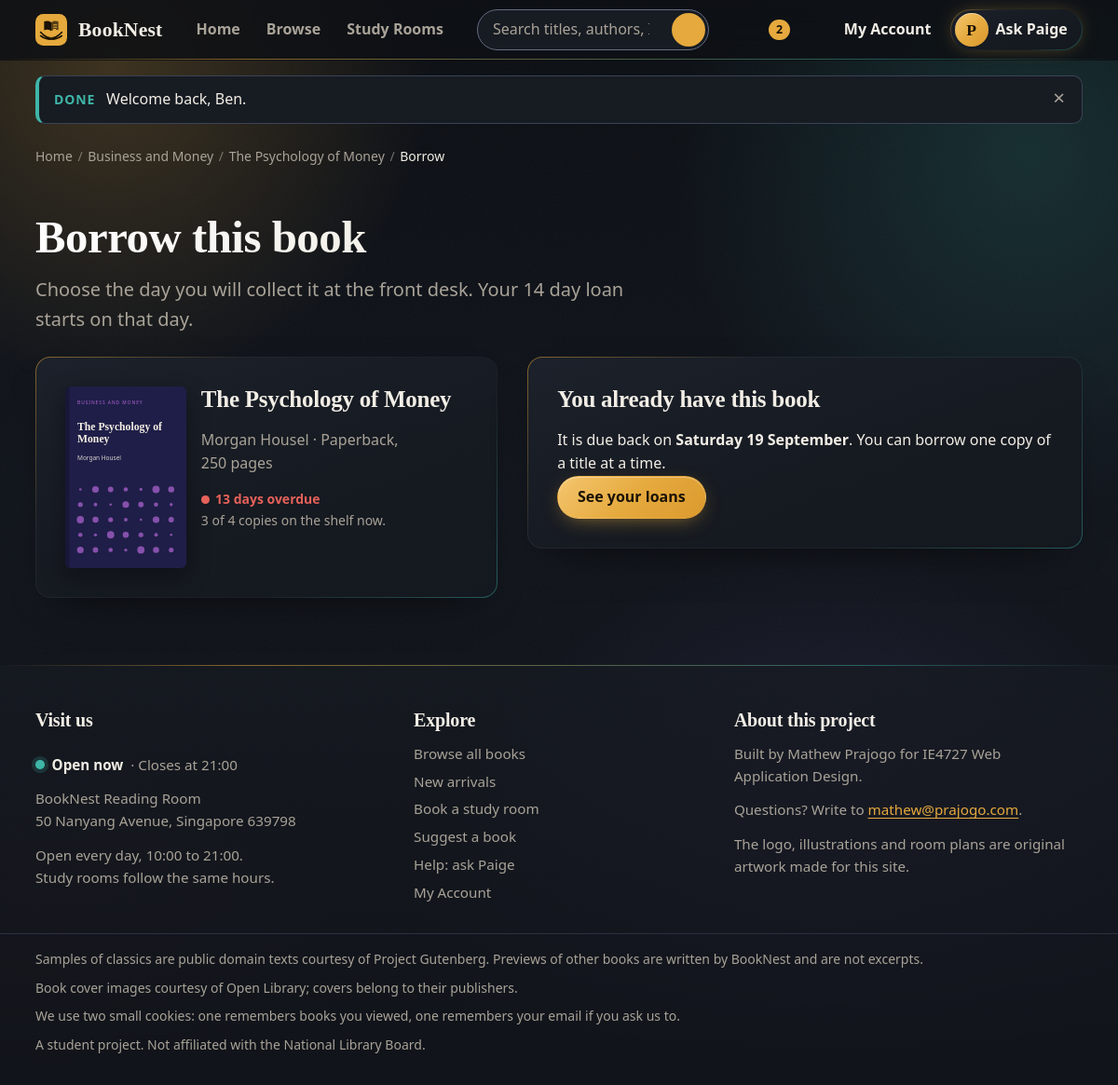
/borrow.php?id=7 (signed in), run on the app's committed database.
### tables this page shows
CREATE TABLE books (
  id             INT UNSIGNED AUTO_INCREMENT PRIMARY KEY,
  serial_no      CHAR(10)     NOT NULL,
  isbn           CHAR(13)     NULL,
  title          VARCHAR(150) NOT NULL,
  author         VARCHAR(100) NOT NULL,
  publisher      VARCHAR(80)  NULL,
  format         VARCHAR(20)  NOT NULL DEFAULT 'Paperback',
  category_id    INT UNSIGNED NOT NULL,
  hook           VARCHAR(200) NOT NULL DEFAULT '',
  synopsis       TEXT         NOT NULL,
  sample_text    LONGTEXT     NULL,
  sample_type    ENUM('excerpt','preview') NOT NULL DEFAULT 'excerpt',
  price          DECIMAL(8,2) NOT NULL DEFAULT 0.00,   
  rating         DECIMAL(2,1) NOT NULL DEFAULT 0.0,
  published_year SMALLINT     NOT NULL,
  pages          SMALLINT UNSIGNED NOT NULL,
  stock          SMALLINT UNSIGNED NOT NULL DEFAULT 0,   
  cover_path     VARCHAR(120) NOT NULL,
  cover_alt      VARCHAR(200) NOT NULL,
  is_featured    TINYINT(1)   NOT NULL DEFAULT 0,
  is_staff_pick  TINYINT(1)   NOT NULL DEFAULT 0,
  status         ENUM('approved','pending','rejected') NOT NULL DEFAULT 'pending',
  added_by       INT UNSIGNED NULL,
  created_at     DATETIME NOT NULL DEFAULT CURRENT_TIMESTAMP,
  UNIQUE KEY uq_books_serial (serial_no),
  KEY ix_books_status_cat (status, category_id),
  KEY ix_books_title (title),
  KEY ix_books_author (author),
  KEY ix_books_isbn (isbn),
  KEY ix_books_created (created_at),
  CONSTRAINT fk_books_category FOREIGN KEY (category_id) REFERENCES categories(id),
  CONSTRAINT fk_books_user FOREIGN KEY (added_by) REFERENCES users(id) ON DELETE SET NULL
);

CREATE TABLE loans (
  id              INT UNSIGNED AUTO_INCREMENT PRIMARY KEY,
  user_id         INT UNSIGNED NOT NULL,
  book_id         INT UNSIGNED NOT NULL,
  collection_date DATE NOT NULL,
  due_date        DATE NOT NULL,
  returned_date   DATE NULL,
  status          ENUM('reserved','active','overdue','returned') NOT NULL DEFAULT 'reserved',
  renewals        TINYINT UNSIGNED NOT NULL DEFAULT 0,
  fee_cleared_at  DATETIME NULL,
  created_at      DATETIME NOT NULL DEFAULT CURRENT_TIMESTAMP,
  KEY ix_loans_book_status (book_id, status),
  KEY ix_loans_user_status (user_id, status),
  KEY ix_loans_status_due (status, due_date),
  KEY ix_loans_created (created_at),
  CONSTRAINT fk_loans_user FOREIGN KEY (user_id) REFERENCES users(id) ON DELETE CASCADE,
  CONSTRAINT fk_loans_book FOREIGN KEY (book_id) REFERENCES books(id)
);

### includes/functions.php (called while the page is built, shortened)
<?php
function e(mixed $value): string
{
    return htmlspecialchars((string) $value, ENT_QUOTES, 'UTF-8');
}
function url(string $path = ''): string
{
    return BASE_URL . ltrim($path, '/');
}
function input_int(array $source, string $key): int
{
    $v = $source[$key] ?? '';
    return (is_string($v) && ctype_digit($v)) ? (int) $v : 0;
}
function long_date(string $date): string
{
    return date('l j F', strtotime($date));
}

### includes/db.php (called while the page is built, shortened)
<?php
function db(): mysqli
{
    static $conn = null;
    if ($conn === null) {
        $conn = new mysqli(DB_HOST, DB_USER, DB_PASS, DB_NAME);
        $conn->set_charset('utf8mb4');
        $conn->query("SET time_zone = '+08:00'");
    }
    return $conn;
}
function db_run(string $sql, array $params = []): mysqli_stmt
{
    $stmt = db()->prepare($sql);
    $stmt->execute($params ? array_values($params) : null);
    return $stmt;
}
function db_all(string $sql, array $params = []): array
{
    return db_run($sql, $params)->get_result()->fetch_all(MYSQLI_ASSOC);
}
function db_one(string $sql, array $params = []): ?array
{
    $row = db_run($sql, $params)->get_result()->fetch_assoc();
    return $row ?: null;
}

### includes/auth.php (called while the page is built, shortened)
<?php
function current_user(): ?array
{
    static $user = false;
    if ($user === false) {
        $user = null;
        if (!empty($_SESSION['uid'])) {
            $user = db_one('SELECT id, full_name, email, role, created_at FROM users WHERE id = ?', [$_SESSION['uid']]);
        }
    }
    return $user;
}
function user_id(): int
{
    return (int) (current_user()['id'] ?? 0);
}
function require_login(string $message = 'Please sign in to continue.'): array
{
    $user = current_user();
    return $user;
}

### borrow.php (the view, shortened to what this page needs)
<?php
$user = require_login('Please sign in to borrow a book. Membership is free.');
$id = input_int($_GET, 'id');
$book = $id ? db_one('SELECT ' . card_columns() . ", b.format, b.pages, c.name AS category, c.slug AS category_slug
                      FROM books b JOIN categories c ON c.id = b.category_id WHERE b.id = ? AND b.status = 'approved'", [$id]) : null;
$loan = my_loans()[$id] ?? null;
$available = (int) $book['stock'] - (int) $book['on_loan'] - (int) $book['held'];
require __DIR__ . '/includes/header.php';
?>
<div class="container">
  <header class="page-head">
    <h1>Borrow this book</h1>
    <p class="lede">Choose the day you will collect it at the front desk. Your <?= LOAN_DAYS ?> day loan starts on that day.</p>
  </header>
  <div class="borrow-grid">
    <aside class="panel borrow-book" aria-labelledby="borrow-book-title">
      <?= cover_img($book, 'borrow-cover', false, 160) ?>
      <div>
        <h2 id="borrow-book-title" class="panel-title"><?= e($book['title']) ?></h2>
        <p class="muted"><?= e($book['author']) ?> · <?= e($book['format']) ?>, <?= (int) $book['pages'] ?> pages</p>
        <p class="avail-line"><?= availability_html($book) ?></p>
        <p class="small muted"><?= max(0, $available) ?> of <?= (int) $book['stock'] ?> <?= (int) $book['stock'] === 1 ? 'copy' : 'copies' ?> on the shelf now.</p>
      </div>
    </aside>
    <?php if ($loan): ?>
    <section class="panel" aria-labelledby="have-title">
      <h2 id="have-title" class="panel-title">You already have this book</h2>
      <p>It is due back on <strong><?= e(long_date($loan['due_date'])) ?></strong>. You can borrow one copy of a title at a time.</p>
      <a class="btn btn-primary" href="<?= e(url('account.php#loans')) ?>">See your loans</a>
    </section>
    <?php endif; ?>
  </div>
</div>
<?php require __DIR__ . '/includes/footer.php'; ?>

### includes/views.php (shortened to what this page needs)
<?php
function icon(string $name, int $size = 20): string
{
    $paths = [
        'search' => '<circle cx="11" cy="11" r="7"/><path d="m20 20-4.2-4.2"/>',
        'books' => '<path d="M4 4h4v16H4zM10 4h4v16h-4z"/><path d="m16 5 3.8-1 2.2 15.4-3.8 1z"/>',
        'queue' => '<circle cx="7" cy="7" r="2.5"/><circle cx="17" cy="7" r="2.5"/><path d="M2.5 19a4.5 4.5 0 0 1 9 0M12.5 19a4.5 4.5 0 0 1 9 0"/>',
        'return' => '<path d="M9 14 4 9l5-5"/><path d="M4 9h10.5a5.5 5.5 0 0 1 0 11H11"/>',
        'user' => '<circle cx="12" cy="8" r="4"/><path d="M4 21a8 8 0 0 1 16 0"/>',
        'menu' => '<path d="M4 7h16M4 12h16M4 17h16"/>',
        'left' => '<path d="m15 5-7 7 7 7"/>',
        'right' => '<path d="m9 5 7 7-7 7"/>',
        'book' => '<path d="M4 5a2 2 0 0 1 2-2h13v16H6a2 2 0 0 0-2 2z"/><path d="M4 21V5"/><path d="M8 7h7"/>',
        'bookmark' => '<path d="M6 3h12v18l-6-4-6 4z"/>',
        'clock' => '<circle cx="12" cy="12" r="9"/><path d="M12 7v5l3 2"/>',
        'check' => '<path d="m5 12 5 5 9-10"/>',
        'x' => '<path d="M6 6l12 12M18 6 6 18"/>',
        'star' => '<path d="m12 3 2.7 5.6 6.1.9-4.4 4.3 1 6.1L12 17l-5.4 2.9 1-6.1-4.4-4.3 6.1-.9z"/>',
        'minus' => '<path d="M6 12h12"/>',
        'lock' => '<rect x="5" y="11" width="14" height="10" rx="2"/><path d="M8 11V7a4 4 0 0 1 8 0v4"/>',
        'pin' => '<path d="M12 21s7-6.2 7-12a7 7 0 0 0-14 0c0 5.8 7 12 7 12z"/><circle cx="12" cy="9" r="2.5"/>',
        'plus' => '<path d="M12 5v14M5 12h14"/>',
        'door' => '<path d="M5 21V4a1 1 0 0 1 1-1h12a1 1 0 0 1 1 1v17"/><path d="M3 21h18"/><circle cx="15" cy="12" r="1"/>',
        'chart' => '<path d="M4 20V10M10 20V4M16 20v-7M22 20H2"/>',
        'mail' => '<rect x="3" y="5" width="18" height="14" rx="2"/><path d="m3 7 9 6 9-6"/>',
    ];
    return '<svg class="icon" width="' . $size . '" height="' . $size . '" viewBox="0 0 24 24" fill="none" stroke="currentColor" stroke-width="1.8" stroke-linecap="round" stroke-linejoin="round" aria-hidden="true" focusable="false">'
        . ($paths[$name] ?? '') . '</svg>';
}
function cover_file(array $book, bool $small = false): string
{
    $base = 'covers/real/' . basename($book['cover_path'], '.svg');
    return is_file(APP_ROOT . '/assets/' . $base . '.jpg') ? $base . '.jpg' : $book['cover_path'];
}
function cover_img(array $book, string $class = '', bool $lazy = true, int $width = 400, bool $card = false): string
{
    $large = cover_file($book);
    $small = cover_file($book, true);
    $src = ($card || $width <= 200) ? $small : $large;
    $srcset = ($card && $small !== $large)
        ? ' srcset="' . e(url('assets/' . $small)) . ' 1x, ' . e(url('assets/' . $large)) . ' 2x"' : '';
    $priority = $lazy ? ' loading="lazy"' : (($card || $width <= 200) ? '' : ' fetchpriority="high"');
    return '<img class="' . e($class) . '" src="' . e(url('assets/' . $src)) . '"' . $srcset . ' alt="' . e($book['cover_alt'])
        . '" width="' . $width . '" height="' . (int) round($width * 1.5) . '"' . $priority . ' decoding="async">';
}
function breadcrumbs(array $items): string
{
    $html = '<nav class="breadcrumbs container" aria-label="Breadcrumb"><ol>';
    $last = count($items) - 1;
    foreach ($items as $i => [$label, $href]) {
        $html .= '<li>' . ($i === $last || !$href
            ? '<span aria-current="page">' . e($label) . '</span>'
            : '<a href="' . e($href) . '">' . e($label) . '</a>') . '</li>';
    }
    return $html . '</ol></nav>';
}
function card_columns(string $alias = 'b'): string
{
    return "$alias.id, $alias.serial_no, $alias.title, $alias.author, $alias.hook, $alias.rating, $alias.stock, $alias.cover_path, $alias.cover_alt, $alias.category_id, $alias.created_at, "
        . availability_columns($alias);
}

### assets/css/base.css (style rules this page uses)
:root { --bg: #0E1116; --surface: #171B22; --elevated: #1F2530; --border: #2A3140; --border-strong: #3A4356; --input-border: #636C82; --text: #F2EEE6; --muted: #A9A398; --accent: #E5A93D; --accent-hover: #F0BC5E; --accent-ink: #1A1204; --teal: #3FB6A8; --teal-ink: #06201D; --danger: #E5615A; --danger-ink: #2A0806; --focus: #7DB7FF; --paper: #F4EDE0; --paper-edge: #E6DCC8; --paper-ink: #2B2620; --glow-amber: 229, 169, 61; --glow-teal: 63, 182, 168; --glow-violet: 124, 104, 222; --glow-rose: 214, 93, 120; --panel-fill: linear-gradient(160deg, #1C212B 0%, #161A21 55%, #14181F 100%); --edge: linear-gradient(140deg, rgba(var(--glow-amber), .55) 0%, rgba(255, 255, 255, .07) 28%, rgba(255, 255, 255, .04) 68%, rgba(var(--glow-teal), .45) 100%); --hairline: linear-gradient(90deg, transparent, rgba(var(--glow-amber), .55) 22%, rgba(var(--glow-teal), .45) 78%, transparent); --font-display: "Iowan Old Style", "Palatino Linotype", Palatino, "Book Antiqua", Georgia, serif; --font-ui: system-ui, -apple-system, "Segoe UI", Roboto, "Helvetica Neue", Arial, sans-serif; --step--1: .875rem; --step-0: 1rem; --step-1: 1.25rem; --step-2: 1.563rem; --step-3: clamp(1.6rem, 1.3rem + 1.2vw, 1.953rem); --step-4: clamp(1.9rem, 1.4rem + 2vw, 2.441rem); --step-5: clamp(2.2rem, 1.5rem + 3vw, 3.052rem); --s1: .25rem; --s2: .5rem; --s3: .75rem; --s4: 1rem; --s5: 1.5rem; --s6: 2rem; --s7: 3rem; --s8: 4rem; --gutter: clamp(1rem, .5rem + 2.5vw, 2.5rem); --section: clamp(2.5rem, 1.5rem + 4vw, 4.5rem); --radius-sm: 6px; --radius: 10px; --radius-lg: 16px; --shadow: 0 8px 24px rgba(0, 0, 0, .35); --shadow-lg: 0 24px 60px rgba(0, 0, 0, .5); --ease: cubic-bezier(.2, .7, .2, 1); --fast: 150ms; --med: 250ms; --max: 1280px; --header-h: 64px; color-scheme: dark; }
*, *::before, *::after { box-sizing: border-box; }
* { margin: 0; }
html { -webkit-text-size-adjust: 100%; text-size-adjust: 100%; scroll-padding-top: calc(var(--header-h) + 1rem); }
body { min-height: 100vh; display: flex; flex-direction: column; background-color: var(--bg); color: var(--text); font-family: var(--font-ui); font-size: var(--step-0); line-height: 1.6; -webkit-font-smoothing: antialiased; text-rendering: optimizeLegibility; }
body::before { content: ""; position: fixed; inset: 0; z-index: -2; pointer-events: none; background: radial-gradient(42vmax 42vmax at 10% 6%, rgba(var(--glow-amber), .22), transparent 68%), radial-gradient(46vmax 46vmax at 92% 14%, rgba(var(--glow-teal), .18), transparent 70%), radial-gradient(52vmax 52vmax at 74% 88%, rgba(var(--glow-violet), .22), transparent 70%), radial-gradient(40vmax 40vmax at 4% 96%, rgba(var(--glow-rose), .15), transparent 70%), linear-gradient(180deg, #0A0D12 0%, #10141B 46%, #0B0E13 100%); }
body::after { content: ""; position: fixed; inset: 0; z-index: -1; pointer-events: none; opacity: .035; }
html { scrollbar-color: #3A4356 #0B0E13; }
img, svg, picture { display: block; max-width: 100%; }
img { height: auto; }
a { color: var(--accent); text-underline-offset: .18em; text-decoration-thickness: 1px; }
@media (prefers-reduced-motion: no-preference) { html { scroll-behavior: smooth; } }
h1, h2, h3, h4 { font-family: var(--font-display); font-weight: 700; line-height: 1.15; letter-spacing: -.01em; text-wrap: balance; }
h1 { font-size: var(--step-5); }
h2 { font-size: var(--step-3); }
p { text-wrap: pretty; }
.lede { font-size: var(--step-1); color: var(--muted); max-width: 60ch; }
.muted { color: var(--muted); }
.small { font-size: var(--step--1); }
strong { font-weight: 650; }
.container { width: 100%; max-width: var(--max); margin-inline: auto; padding-inline: var(--gutter); }
.page-head { padding-block: var(--s7) var(--s5); }
.page-head h1 { margin-bottom: var(--s2); }

### assets/css/pages.css (style rules this page uses)
.avail-line { margin-top: var(--s3); }
.borrow-grid { display: grid; gap: var(--s5); align-items: start; }
.borrow-book { display: grid; grid-template-columns: auto 1fr; gap: var(--s4); align-items: start; }
.borrow-cover { width: clamp(80px, 22vw, 130px); border-radius: var(--radius-sm); box-shadow: var(--shadow); }
@media (min-width: 900px) { .borrow-grid { grid-template-columns: 1fr 1.2fr; gap: var(--s6); } }

### data on the page
books: cover_path (picture), title "The Psychology of Money", author "Morgan Housel", format "Paperback", pages "250", stock "4"
loans: due_date "Saturday 19 September"

### other printed values
SITE_NAME "BookNest"
$label "Home"
$label "Browse"
$label "Study Rooms"
$onLoan "2"
ASSISTANT_NAME "Paige"
$labels[$type] "DONE"
$f['message'] "Welcome back, Ben."
$label "Business and Money"
$label "The Psychology of Money"
$label "Borrow"
LOAN_DAYS "14"
$text "13 days overdue"
max(0, $available) "3"
$status['label'] "Open now"
